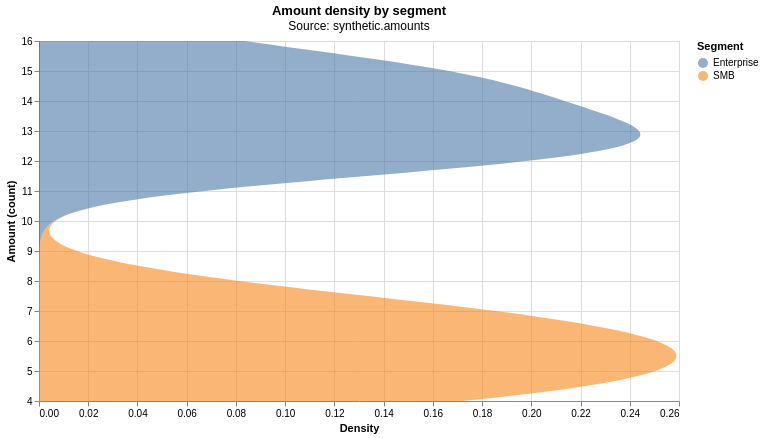

Vega-Lite specification stored for this chart:
### Vega-Lite specification from a JSON file in a GitHub repository (floating-point values rounded to 4 significant figures)
{"config": {"view": {"continuousWidth": 300, "continuousHeight": 300}}, "data": {"name": "data-3a1cad260c715f65215a6ae77c2d0135"}, "mark": {"type": "area", "opacity": 0.6, "orient": "horizontal"}, "encoding": {"color": {"field": "segment", "title": "Segment", "type": "nominal"}, "tooltip": [{"field": "segment", "type": "nominal"}, {"field": "value", "title": "Amount (count)", "type": "quantitative"}, {"field": "density", "title": "Density", "type": "quantitative"}], "x": {"field": "density", "title": "Density", "type": "quantitative"}, "y": {"field": "value", "title": "Amount (count)", "type": "quantitative"}}, "height": 360, "title": {"text": "Amount density by segment", "subtitle": ["Source: synthetic.amounts"]}, "transform": [{"density": "amount", "groupby": ["segment"], "as": ["value", "density"]}], "width": 640, "$schema": "https://vega.github.io/schema/vega-lite/v6.4.1.json", "datasets": {"data-3a1cad260c715f65215a6ae77c2d0135": [{"segment": "SMB", "amount": 4}, {"segment": "SMB", "amount": 5}, {"segment": "SMB", "amount": 6}, {"segment": "SMB", "amount": 7}, {"segment": "SMB", "amount": 5}, {"segment": "SMB", "amount": 4}, {"segment": "SMB", "amount": 6}, {"segment": "SMB", "amount": 7}, {"segment": "SMB", "amount": 8}, {"segment": "SMB", "amount": 6}, {"segment": "SMB", "amount": 5}, {"segment": "SMB", "amount": 7}, {"segment": "SMB", "amount": 6}, {"segment": "SMB", "amount": 4}, {"segment": "SMB", "amount": 5}, {"segment": "Enterprise", "amount": 12}, {"segment": "Enterprise", "amount": 13}, {"segment": "Enterprise", "amount": 15}, {"segment": "Enterprise", "amount": 14}, {"segment": "Enterprise", "amount": 13}, {"segment": "Enterprise", "amount": 12}, {"segment": "Enterprise", "amount": 16}, {"segment": "Enterprise", "amount": 14}, {"segment": "Enterprise", "amount": 15}, {"segment": "Enterprise", "amount": 13}, {"segment": "Enterprise", "amount": 12}, {"segment": "Enterprise", "amount": 14}, {"segment": "Enterprise", "amount": 15}, {"segment": "Enterprise", "amount": 13}, {"segment": "Enterprise", "amount": 12}]}, "usermeta": {"transform_contract": {"declared": ["density"]}, "claim": "SMB and Enterprise have different amount shapes.", "source": "synthetic.amounts", "unit": "count"}}
